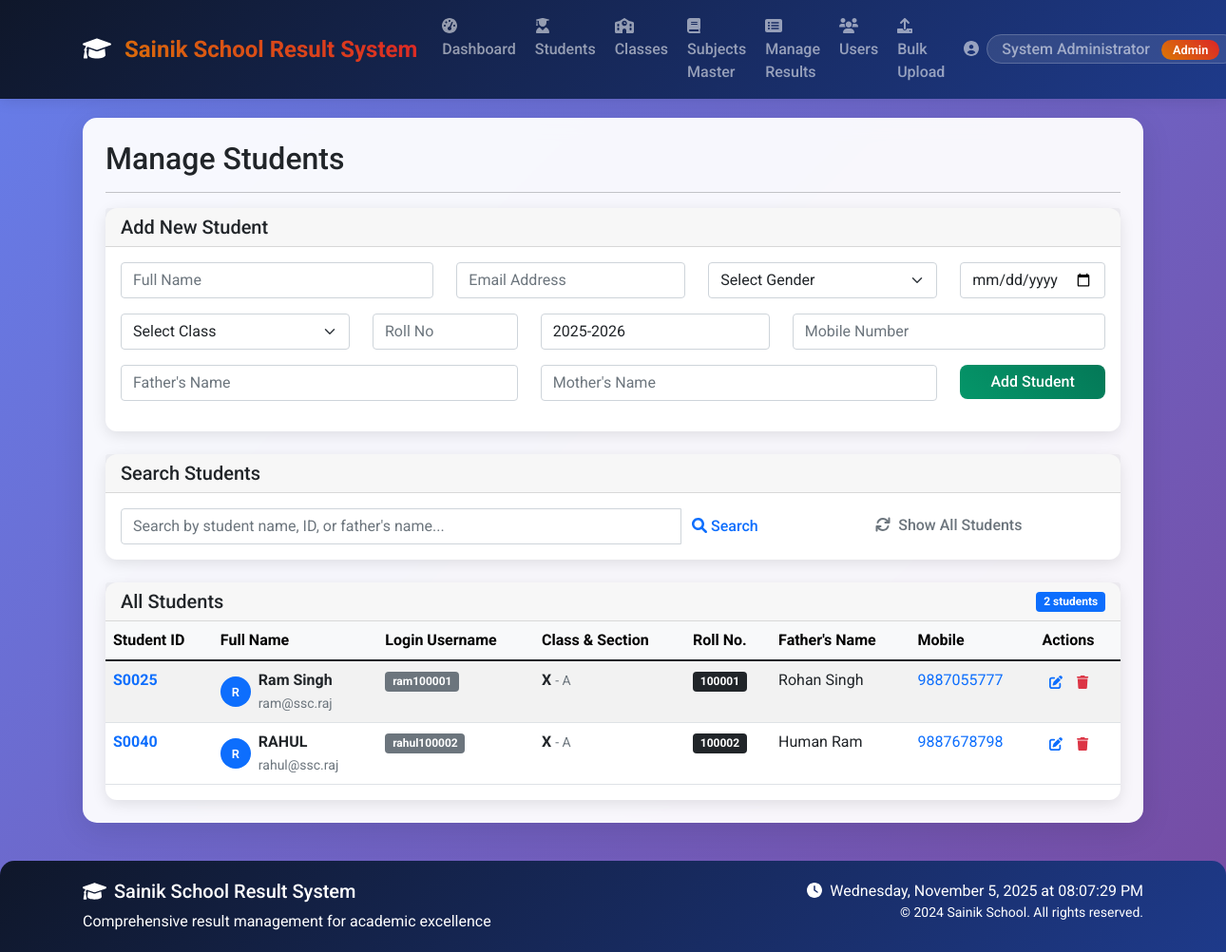
The app's page /admin/manage_students (signed in) with its own data.
### tables this page shows
CREATE TABLE users (
            id INTEGER PRIMARY KEY AUTOINCREMENT,
            username TEXT UNIQUE NOT NULL,
            password TEXT NOT NULL,
            role TEXT NOT NULL CHECK(role IN ('admin', 'teacher', 'student')),
            name TEXT NOT NULL,
            email TEXT,
            created_at TIMESTAMP DEFAULT CURRENT_TIMESTAMP
        , student_id INTEGER REFERENCES students(id));

CREATE TABLE students (
            id INTEGER PRIMARY KEY AUTOINCREMENT,
            student_id TEXT UNIQUE NOT NULL,
            full_name TEXT NOT NULL,
            gender TEXT NOT NULL CHECK(gender IN ('Male', 'Female', 'Other')),
            date_of_birth DATE NOT NULL,
            class_id INTEGER NOT NULL,
            roll_number INTEGER NOT NULL,
            fathers_name TEXT NOT NULL,
            mobile_number TEXT,
            mothers_name TEXT NOT NULL,
            created_at TIMESTAMP DEFAULT CURRENT_TIMESTAMP,
            updated_at TIMESTAMP DEFAULT CURRENT_TIMESTAMP, user_id INTEGER REFERENCES users(id),
            FOREIGN KEY (class_id) REFERENCES classes (id),
            UNIQUE(class_id, roll_number)
        );

CREATE TABLE classes (
            id INTEGER PRIMARY KEY AUTOINCREMENT,
            class_name TEXT NOT NULL UNIQUE,
            section TEXT,
            teacher_id INTEGER,
            FOREIGN KEY (teacher_id) REFERENCES users (id)
        );

### app.py (the view)
@app.route('/admin/manage_students')
@login_required
def manage_students():
    if current_user.role != 'admin':
        flash('Access denied!', 'danger')
        return redirect(url_for('index'))
    students = Student.get_all_students()
    classes = Class.get_all_classes()
    current_year = datetime.date.today().year
    academic_year = f"{current_year}-{current_year + 1}"
    return render_template('manage_students.html',
                         students=students,
                         classes=classes,
                         academic_year=academic_year)

### templates/manage_students.html (shortened to what this page needs)
{% extends "base.html" %}
{% block content %}
<div class="row">
    <div class="col-12">
        <h2>Manage Students</h2>
        <hr>
    </div>
</div>
<div class="row mb-4">
    <div class="col-12">
        <div class="card">
            <div class="card-header">
                <h5 class="card-title mb-0">Add New Student</h5>
            </div>
            <div class="card-body">
                <form id="addStudentForm">
                    <div class="row">
                        <div class="col-md-4 mb-3">
                            <input type="text" class="form-control" name="full_name" placeholder="Full Name" required>
                        </div>
                        <div class="col-md-3 mb-3">
                            <input type="email" class="form-control" name="email" placeholder="Email Address" required>
                        </div>
                        <div class="col-md-3 mb-3">
                            <select class="form-select" name="gender" required>
                                <option value="">Select Gender</option>
                            </select>
                        </div>
                        <div class="col-md-2 mb-3">
                            <input type="date" class="form-control" name="date_of_birth" title="Date of Birth" required>
                        </div>
                    </div>
                    <div class="row">
                        <div class="col-md-3 mb-3">
                            <select class="form-select" name="class_id" required>
                                <option value="">Select Class</option>
                            </select>
                        </div>
                        <div class="col-md-2 mb-3">
                            <input type="number" class="form-control" name="roll_number" placeholder="Roll No" required min="1">
                        </div>
                        <div class="col-md-3 mb-3">
                             <input type="text" class="form-control" name="academic_year" value="{{ academic_year }}" placeholder="Academic Year" required>
                        </div>
                        <div class="col-md-4 mb-3">
                            <input type="tel" class="form-control" name="mobile_number" placeholder="Mobile Number">
                        </div>
                    </div>
                    <div class="row">
                        <div class="col-md-5 mb-3">
                            <input type="text" class="form-control" name="fathers_name" placeholder="Father's Name" required>
                        </div>
                        <div class="col-md-5 mb-3">
                            <input type="text" class="form-control" name="mothers_name" placeholder="Mother's Name" required>
                        </div>
                        <div class="col-md-2 mb-3">
                            <button type="submit" class="btn btn-success w-100">Add Student</button>
                        </div>
                    </div>
                </form>
            </div>
        </div>
    </div>
</div>
<div class="row mb-4">
    <div class="col-12">
        <div class="card">
            <div class="card-header">
                <h5 class="card-title mb-0">Search Students</h5>
            </div>
            <div class="card-body">
                <form id="searchForm">
                    <div class="row">
                        <div class="col-md-8">
                            <div class="input-group">
                                <input type="text" class="form-control" id="searchQuery"
                                       placeholder="Search by student name, ID, or father's name...">
                                <button class="btn btn-outline-primary" type="submit">
                                    <i class="fas fa-search"></i> Search
                                </button>
                            </div>
                        </div>
                        <div class="col-md-4">
                            <button class="btn btn-outline-secondary w-100" type="button" id="resetSearch">
                                <i class="fas fa-refresh me-2"></i>Show All Students
                            </button>
                        </div>
                    </div>
                </form>
            </div>
        </div>
    </div>
</div>
<div class="row">
    <div class="col-12">
        <div class="card">
            <div class="card-header d-flex justify-content-between align-items-center">
                <h5 class="card-title mb-0">All Students</h5>
                <span class="badge bg-primary">{{ students|length }} students</span>
            </div>
            <div class="card-body p-0">
                <div class="table-responsive">
                    <table class="table table-striped table-hover">
                        <thead class="table-light">
                            <tr>
                                <th>Student ID</th>
                                <th>Full Name</th>
                                <th>Login Username</th>
                                <th>Class & Section</th>
                                <th>Roll No.</th>
                                <th>Father's Name</th>
                                <th>Mobile</th>
                                <th>Actions</th>
                            </tr>
                        </thead>
                        <tbody id="studentsTableBody">
                            {% for student in students %}
                            <tr>
                                <td>
                                    <strong class="text-primary">{{ student.student_id }}</strong>
                                </td>
                                <td>
                                    <div class="d-flex align-items-center">
                                        <div class="avatar-sm bg-primary rounded-circle text-white d-flex align-items-center justify-content-center me-2">
                                            {{ student.full_name[0] if student.full_name else '?' }}
                                        </div>
                                        <div>
                                            <strong>{{ student.full_name }}</strong>
                                            <br><small class="text-muted">{{ student.email }}</small>
                                        </div>
                                    </div>
                                </td>
                                <td><span class="badge bg-secondary">{{ student.username }}</span></td>
                                <td>
                                    <strong>{{ student.class_name or 'N/A' }}</strong>
                                    {% if student.section %}
                                    <small class="text-muted">- {{ student.section }}</small>
                                    {% endif %}
                                </td>
                                <td>
                                    <span class="badge bg-dark">{{ student.roll_number }}</span>
                                </td>
                                <td>{{ student.fathers_name or 'N/A' }}</td>
                                <td>
                                    {% if student.mobile_number %}
                                    <a href="tel:{{ student.mobile_number }}" class="text-decoration-none">
                                        {{ student.mobile_number }}
                                    </a>
                                    {% else %}
                                    <span class="text-muted">N/A</span>
                                    {% endif %}
                                </td>
                                <td>
                                    <div class="btn-group btn-group-sm">
                                        <a href="{{ url_for('edit_student', student_id=student.id) }}"
                                           class="btn btn-outline-primary" title="Edit">
                                            <i class="fas fa-edit"></i>
                                        </a>
                                        <button class="btn btn-outline-danger delete-student"
                                                data-student-id="{{ student.id }}"
                                                data-student-name="{{ student.full_name }}"
                                                title="Delete">
                                            <i class="fas fa-trash"></i>
                                        </button>
                                    </div>
                                </td>
                            </tr>
                            {% endfor %}
                        </tbody>
                    </table>
                </div>
            </div>
        </div>
    </div>
</div>
{% endblock %}

### templates/base.html (shortened to what this page needs)
<!DOCTYPE html>
<html lang="en">
<head>
    <link href="https://cdn.jsdelivr.net/npm/bootstrap@5.1.3/dist/css/bootstrap.min.css" rel="stylesheet">
    <link rel="stylesheet" href="https://cdnjs.cloudflare.com/ajax/libs/font-awesome/6.0.0/css/all.min.css">
</head>
<body>
    <nav class="navbar navbar-expand-lg navbar-dark bg-primary sticky-top">
        <div class="container">
            <a class="navbar-brand" href="{{ url_for('index') }}">
                <i class="fas fa-graduation-cap me-2"></i>
                Sainik School Result System
            </a>
            <div class="collapse navbar-collapse" id="navbarNav">
                <ul class="navbar-nav me-auto">
                    {% if current_user.is_authenticated %}
                        {% if current_user.role == 'admin' %}
                            <li class="nav-item">
                                <a class="nav-link" href="{{ url_for('admin_dashboard') }}">
                                    <i class="fas fa-tachometer-alt me-1"></i>Dashboard
                                </a>
                            </li>
                            <li class="nav-item">
                                <a class="nav-link" href="{{ url_for('manage_students') }}">
                                    <i class="fas fa-user-graduate me-1"></i>Students
                                </a>
                            </li>
                            <li class="nav-item">
                                <a class="nav-link" href="{{ url_for('manage_classes') }}">
                                    <i class="fas fa-school me-1"></i>Classes
                                </a>
                            </li>
                            <li class="nav-item">
                                <a class="nav-link" href="{{ url_for('manage_subjects_master') }}">
                                    <i class="fas fa-book me-1"></i>Subjects Master
                                </a>
                            </li>
                            <li class="nav-item">
                                <a class="nav-link" href="{{ url_for('manage_all_results') }}">
                                    <i class="fas fa-list-alt me-1"></i>Manage Results
                                </a>
                            </li>
                            <li class="nav-item">
                                <a class="nav-link" href="{{ url_for('manage_users') }}">
                                    <i class="fas fa-users me-1"></i>Users
                                </a>
                            </li>
                            <li class="nav-item">
                                <a class="nav-link" href="{{ url_for('upload_data') }}">
                                    <i class="fas fa-upload me-1"></i>Bulk Upload
                                </a>
                            </li>
                        {% endif %}
                    {% endif %}
                </ul>
                <div class="navbar-nav ms-auto">
                    {% if current_user.is_authenticated %}
                        <div class="nav-item dropdown">
                            <a class="nav-link dropdown-toggle" href="#" id="navbarDropdown" role="button" data-bs-toggle="dropdown">
                                <i class="fas fa-user-circle me-1"></i>
                                <span class="welcome-text">
                                    {{ current_user.name }}
                                    <span class="role-badge ms-2">{{ current_user.role|title }}</span>
                                </span>
                            </a>
                        </div>
                    {% else %}
                        <a class="nav-link" href="{{ url_for('login') }}">
                            <i class="fas fa-sign-in-alt me-1"></i>Login
                        </a>
                    {% endif %}
                </div>
            </div>
        </div>
    </nav>
    <div class="container">
        <div class="main-container p-4">
            {% block content %}{% endblock %}
        </div>
    </div>
    <footer class="footer">
        <div class="container">
            <div class="row">
                <div class="col-md-6">
                    <h5><i class="fas fa-graduation-cap me-2"></i>Sainik School Result System</h5>
                    <p class="mb-0">Comprehensive result management for academic excellence</p>
                </div>
                <div class="col-md-6 text-md-end">
                    <p class="mb-0">
                        <i class="fas fa-clock me-1"></i>
                        <span id="current-time"></span>
                    </p>
                    <p class="mb-0 small">
                        &copy; 2024 Sainik School. All rights reserved.
                    </p>
                </div>
            </div>
        </div>
    </footer>
</body>
</html>

### records on screen
users: name "System Administrator", role "Admin"
students: student_id "S0025", full_name "R", full_name "Ram Singh", email "ram@ssc.raj", username "ram100001", class_name "X", section "A", roll_number "100001", fathers_name "Rohan Singh", mobile_number "9887055777"
students: student_id "S0040", full_name "R", full_name "RAHUL", email "rahul@ssc.raj", username "rahul100002", class_name "X", section "A", roll_number "100002", fathers_name "Human Ram", mobile_number "9887678798"

### other values on screen
{{ students|length }} "2"
